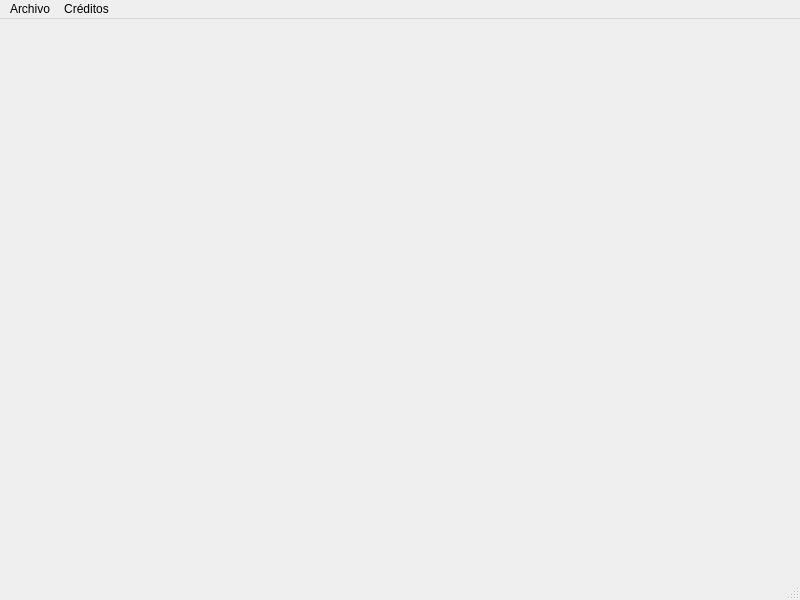
<?xml version="1.0" encoding="UTF-8"?>
<ui version="4.0">
 <class>main</class>
 <widget class="QMainWindow" name="main">
  <property name="geometry">
   <rect>
    <x>0</x>
    <y>0</y>
    <width>800</width>
    <height>600</height>
   </rect>
  </property>
  <property name="windowTitle">
   <string>BancoW - Transferencias</string>
  </property>
  <widget class="QWidget" name="centralwidget"/>
  <widget class="QMenuBar" name="menubar">
   <property name="geometry">
    <rect>
     <x>0</x>
     <y>0</y>
     <width>800</width>
     <height>21</height>
    </rect>
   </property>
   <widget class="QMenu" name="menuArchivo">
    <property name="title">
     <string>Archivo</string>
    </property>
    <addaction name="btnRegistrarTransferencias"/>
    <addaction name="btnReportarTransferencias"/>
    <addaction name="btnHistorialTransferencias"/>
   </widget>
   <widget class="QMenu" name="menuCreditos">
    <property name="title">
     <string>Créditos</string>
    </property>
    <addaction name="actionDesarrolladores"/>
   </widget>
   <addaction name="menuArchivo"/>
   <addaction name="menuCreditos"/>
  </widget>
  <widget class="QStatusBar" name="statusbar"/>
  <action name="actionDesarrolladores">
   <property name="text">
    <string>Desarrolladores</string>
   </property>
  </action>
  <action name="btnRegistrarTransferencias">
   <property name="text">
    <string>Registrar Transferencias</string>
   </property>
   <property name="shortcut">
    <string>Ctrl+R</string>
   </property>
  </action>
  <action name="btnReportarTransferencias">
   <property name="text">
    <string>Reportar Transferencias</string>
   </property>
  </action>
  <action name="btnHistorialTransferencias">
   <property name="text">
    <string>Historial de Transferencias</string>
   </property>
  </action>
 </widget>
 <resources/>
 <connections/>
</ui>
